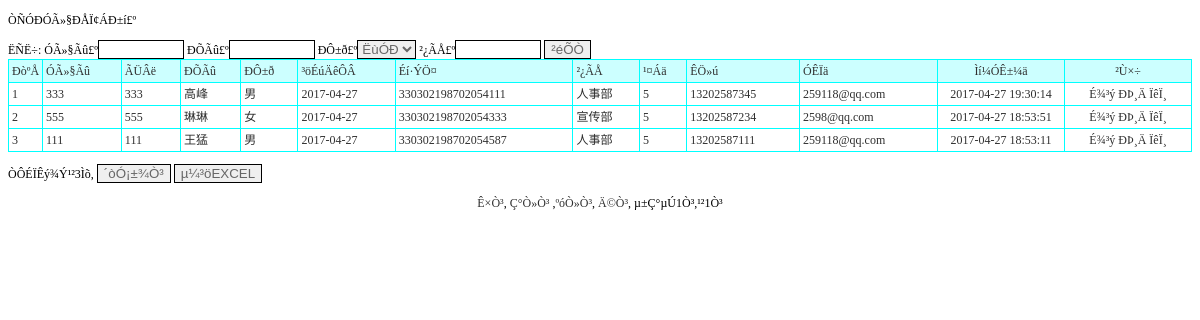
The app's page /PHP/yonghuxinxi_list.php with its own data.
### tables this page shows
CREATE TABLE `yonghuxinxi` (
  `id` int(11) NOT NULL AUTO_INCREMENT,
  `yonghuming` varchar(50) DEFAULT NULL,
  `mima` varchar(50) DEFAULT NULL,
  `xingming` varchar(50) DEFAULT NULL,
  `xingbie` varchar(50) DEFAULT NULL,
  `chushengnianyue` varchar(50) DEFAULT NULL,
  `shenfenzheng` varchar(300) DEFAULT NULL,
  `bumen` varchar(50) DEFAULT NULL,
  `gongling` varchar(50) DEFAULT NULL,
  `shouji` varchar(50) DEFAULT NULL,
  `youxiang` varchar(50) DEFAULT NULL,
  `beizhu` varchar(500) DEFAULT NULL,
  `issh` varchar(10) DEFAULT '否',
  `addtime` timestamp NOT NULL DEFAULT CURRENT_TIMESTAMP,
  PRIMARY KEY (`id`)
);

### PHP/yonghuxinxi_list.php (the view, shortened to what this page needs)
<!DOCTYPE html PUBLIC "-//W3C//DTD XHTML 1.0 Transitional//EN" "http://www.w3.org/TR/xhtml1/DTD/xhtml1-transitional.dtd">
<html xmlns="http://www.w3.org/1999/xhtml">
<head>
<link rel="stylesheet" href="css.css" type="text/css">
</head>
<body>
<p>ÒÑÓÐÓÃ»§ÐÅÏ¢ÁÐ±í£º</p>
<form id="form1" name="form1" method="post" action="">
  ËÑË÷: ÓÃ»§Ãû£º<input name="yonghuming" type="text" id="yonghuming" style='border:solid 1px #000000; color:#666666;width:80px' /> ÐÕÃû£º<input name="xingming" type="text" id="xingming" style='border:solid 1px #000000; color:#666666;width:80px' /> ÐÔ±ð£º<select name='xingbie' id='xingbie' style='border:solid 1px #000000; color:#666666;'><option value="">ËùÓÐ</option><option value="ÄÐ">ÄÐ</option><option value="Å®">Å®</option></select> ²¿ÃÅ£º<input name="bumen" type="text" id="bumen" style='border:solid 1px #000000; color:#666666;width:80px' />
  <input type="submit" name="Submit" value="²éÕÒ" style='border:solid 1px #000000; color:#666666' />
</form>
<table width="100%" border="1" align="center" cellpadding="3" cellspacing="1" bordercolor="#00FFFF" style="border-collapse:collapse">
  <tr>
    <td width="25" bgcolor="#CCFFFF">ÐòºÅ</td>
    <td bgcolor='#CCFFFF'>ÓÃ»§Ãû</td>
    <td bgcolor='#CCFFFF'>ÃÜÂë</td>
    <td bgcolor='#CCFFFF'>ÐÕÃû</td>
    <td bgcolor='#CCFFFF'>ÐÔ±ð</td>
    <td bgcolor='#CCFFFF'>³öÉúÄêÔÂ</td>
    <td bgcolor='#CCFFFF'>Éí·ÝÖ¤</td>
    <td bgcolor='#CCFFFF'>²¿ÃÅ</td>
    <td bgcolor='#CCFFFF'>¹¤Áä</td>
    <td bgcolor='#CCFFFF'>ÊÖ»ú</td>
    <td bgcolor='#CCFFFF'>ÓÊÏä</td>
    <td width="120" align="center" bgcolor="#CCFFFF">Ìí¼ÓÊ±¼ä</td>
    <td width="120" align="center" bgcolor="#CCFFFF">²Ù×÷</td>
  </tr>
  <?php
    $sql="select * from yonghuxinxi where 1=1";
  $sql=$sql." order by id desc";
$query=mysql_query($sql);
  $rowscount=mysql_num_rows($query);
  if($rowscount==0)
  {}
  else
  {
  $pagelarge=10;
  $pagecurrent=$_GET["pagecurrent"];
  if($rowscount%$pagelarge==0)
  {
		$pagecount=$rowscount/$pagelarge;
  }
  else
  {
   		$pagecount=intval($rowscount/$pagelarge)+1;
  }
  if($pagecurrent=="" || $pagecurrent<=0)
{
	$pagecurrent=1;
}
		$ddddd=$pagecurrent*$pagelarge;
	if($pagecurrent==$pagecount)
	{
		if($rowscount%$pagelarge==0)
		{
		$ddddd=$pagecurrent*$pagelarge;
		}
		else
		{
		$ddddd=$pagecurrent*$pagelarge-$pagelarge+$rowscount%$pagelarge;
		}
	}
	for($i=$pagecurrent*$pagelarge-$pagelarge;$i<$ddddd;$i++)
{
  ?>
  <tr>
    <td width="25"><?php echo $i+1;?></td>
    <td><?php echo mysql_result($query,$i,yonghuming);?></td>
    <td><?php echo mysql_result($query,$i,mima);?></td>
    <td><?php echo mysql_result($query,$i,xingming);?></td>
    <td><?php echo mysql_result($query,$i,xingbie);?></td>
    <td><?php echo mysql_result($query,$i,chushengnianyue);?></td>
    <td><?php echo mysql_result($query,$i,shenfenzheng);?></td>
    <td><?php echo mysql_result($query,$i,bumen);?></td>
    <td><?php echo mysql_result($query,$i,gongling);?></td>
    <td><?php echo mysql_result($query,$i,shouji);?></td>
    <td><?php echo mysql_result($query,$i,youxiang);?></td>
    <td width="120" align="center"><?php echo mysql_result($query,$i,"addtime");?></td>
    <td width="120" align="center"><a href="del.php?id=<?php echo mysql_result($query,$i,"id");?>&tablename=yonghuxinxi" onclick="return confirm('ÕæµÄÒªÉ¾³ý£¿')">É¾³ý</a> <a href="yonghuxinxi_updt.php?id=<?php echo mysql_result($query,$i,"id");?>">ÐÞ¸Ä</a> <a href="yonghuxinxi_detail.php?id=<?php echo mysql_result($query,$i,"id");?>">ÏêÏ¸</a> </td>
  </tr>
  	<?php
	}
}
?>
</table>
<p>ÒÔÉÏÊý¾Ý¹²<?php echo $rowscount;?>Ìõ,
  <input type="button" name="Submit2" onclick="javascript:window.print();" value="´òÓ¡±¾Ò³" style='border:solid 1px #000000; color:#666666' /> <input type="button" name="Submit3" onclick="javascript:location.href='yonghuxinxi_listxls.php';" value="µ¼³öEXCEL" style='border:solid 1px #000000; color:#666666' />
</p>
<p align="center"><a href="yonghuxinxi_list.php?pagecurrent=1">Ê×Ò³</a>, <a href="yonghuxinxi_list.php?pagecurrent=<?php echo $pagecurrent-1;?>">Ç°Ò»Ò³</a> ,<a href="yonghuxinxi_list.php?pagecurrent=<?php echo $pagecurrent+1;?>">ºóÒ»Ò³</a>, <a href="yonghuxinxi_list.php?pagecurrent=<?php echo $pagecount;?>">Ä©Ò³</a>, µ±Ç°µÚ<?php echo $pagecurrent;?>Ò³,¹²<?php echo $pagecount;?>Ò³ </p>
</body>
</html>

### PHP/css.css (style rules this page uses)
A:link { color: #2f2f2f; text-decoration: none; }
td { font-family:"宋体"; font-size: 12px; color: #2f2f2f; line-height: 16px; }

### records on screen
yonghuxinxi: yonghuming "333", mima "333", xingming "高峰", xingbie "男", chushengnianyue "2017-04-27", shenfenzheng "330302198702054111", bumen "人事部", gongling "5", shouji "13202587345", youxiang "259118@qq.com", addtime "2017-04-27 19:30:14"
yonghuxinxi: yonghuming "555", mima "555", xingming "琳琳", xingbie "女", chushengnianyue "2017-04-27", shenfenzheng "330302198702054333", bumen "宣传部", gongling "5", shouji "13202587234", youxiang "2598@qq.com", addtime "2017-04-27 18:53:51"
yonghuxinxi: yonghuming "111", mima "111", xingming "王猛", xingbie "男", chushengnianyue "2017-04-27", shenfenzheng "330302198702054587", bumen "人事部", gongling "5", shouji "13202587111", youxiang "259118@qq.com", addtime "2017-04-27 18:53:11"

### other values on screen
$rowscount "3"
$pagecurrent "1"
$pagecount "1"
